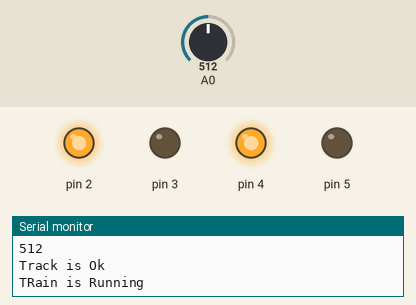
This sketch was run on a simulated Arduino Uno, built with avr-gcc and run on an emulated ATmega328P. On the bench: output pins drawn as LEDs (lit = HIGH), the last lines printed to the serial monitor. The inputs (shaded band) are chosen by the test bench; at power-on: A0 = 512.

Above: at 7.8 s.
7.9 s: A0 set to 107
15.7 s: A0 set to 88
At 21.8 s:
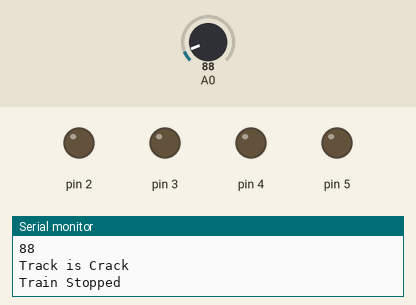
23.5 s: A0 set to 110
At 28.4 s:
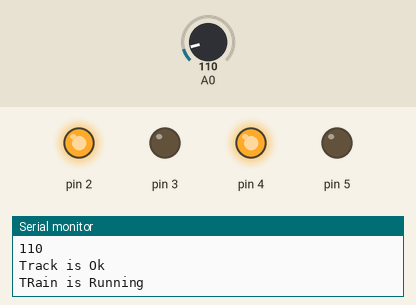
31.3 s: A0 set to 90
At 36.1 s:
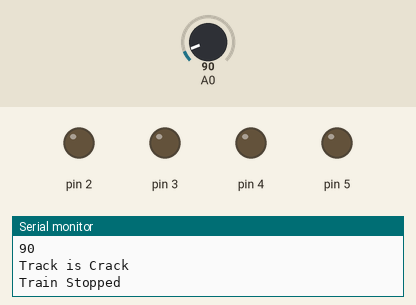
Timing chart, 0 to 37.6 s (numbered marks = the images above; inputs shaded):
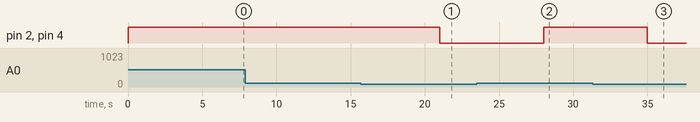

Measured:
- the behaviour switches between 100 and 99 on A0 (found by bisection; images 0 and 1)
- after the input at 15.7 s, pin 2, pin 4: HIGH → LOW after 5.3 s
- after the input at 23.5 s, pin 2, pin 4: LOW → HIGH after 4.5 s
- after the input at 31.3 s, pin 2, pin 4: HIGH → LOW after 3.7 s

The sketch:

sketch_jun03a.ino
```cpp
int sensor1=0;
void setup() {
  Serial.begin(9600);
  pinMode(2,OUTPUT);
  pinMode(3,OUTPUT);
  pinMode(4,OUTPUT);
  pinMode(5,OUTPUT);


}

void loop() {

  sensor1=analogRead(A0);
  Serial.println(sensor1);
  if(sensor1>100)
  {
    Serial.println("Track is Ok");
    Serial.println("TRain is Running");
     digitalWrite(2,HIGH);
     digitalWrite(3,LOW);
     digitalWrite(4,HIGH);
     digitalWrite(5,LOW);
     delay(5000);
  }
  if(sensor1<100)
  {
    Serial.println("Track is Crack");
    Serial.println("Train Stopped");
     digitalWrite(2,LOW);
  digitalWrite(3,LOW);
  digitalWrite(4,LOW);
  digitalWrite(5,LOW);
  delay(5000);
  }
  delay(2000);
/*


  digitalWrite(2,LOW);
  digitalWrite(3,HIGH);
  digitalWrite(4,LOW);
  digitalWrite(5,HIGH);
  delay(5000);

 */
}
```
